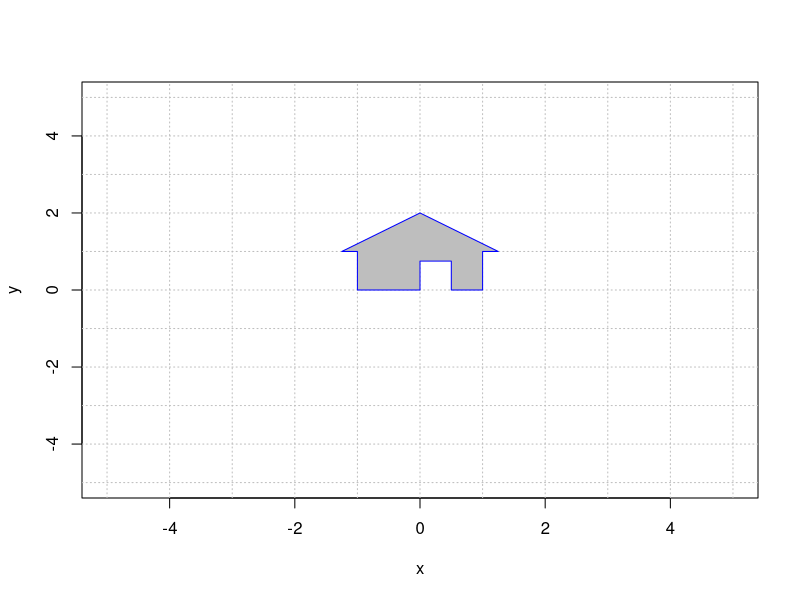
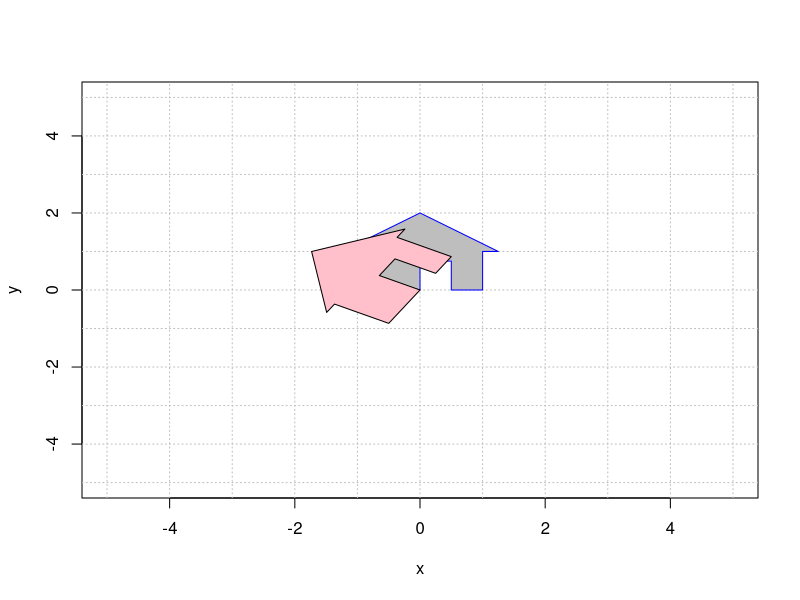
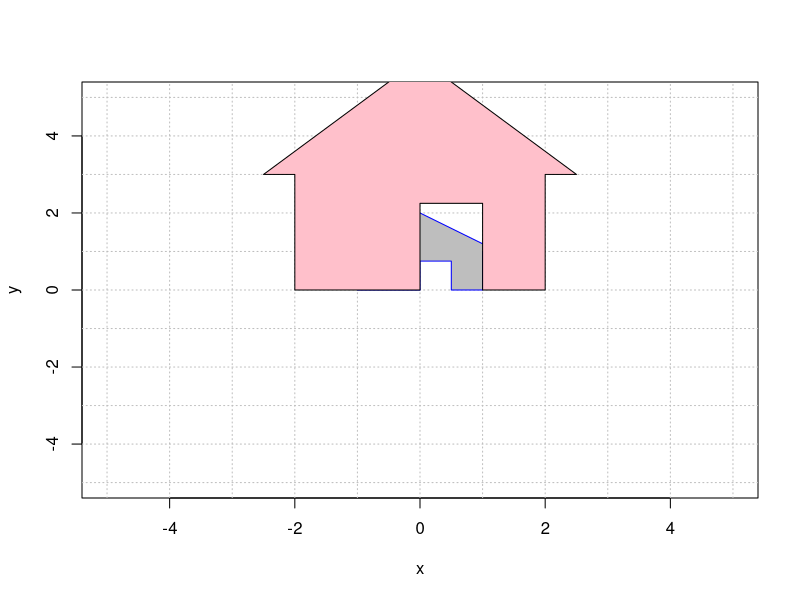
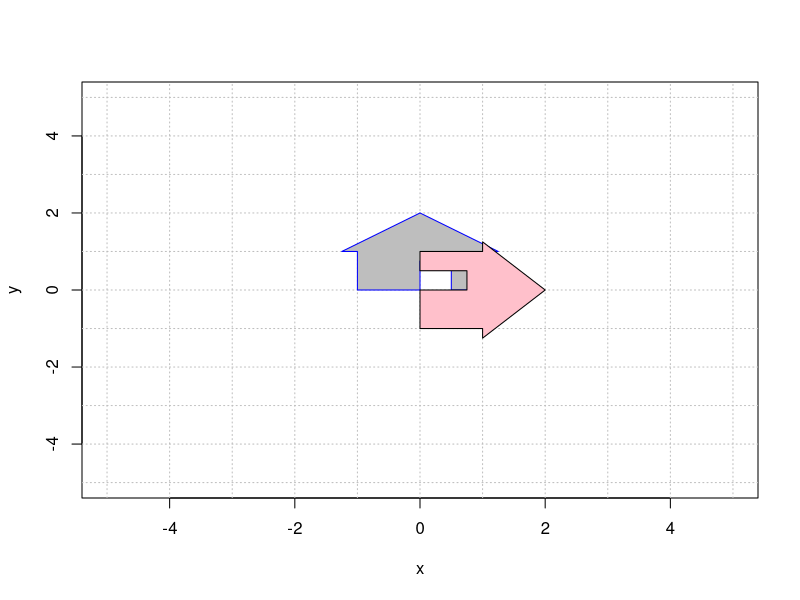
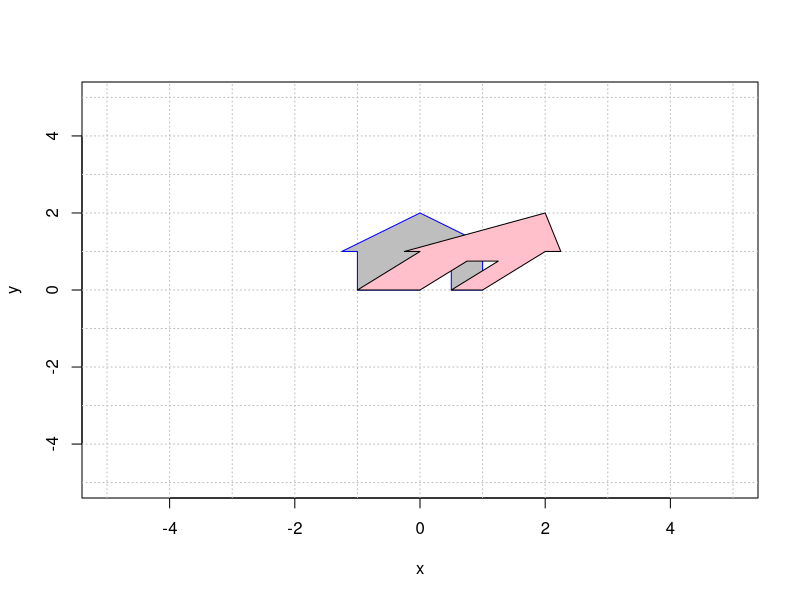
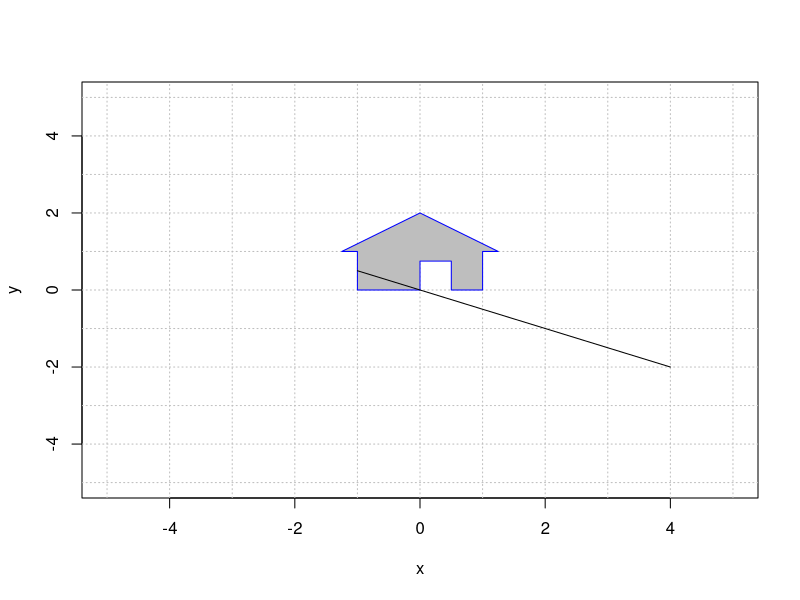
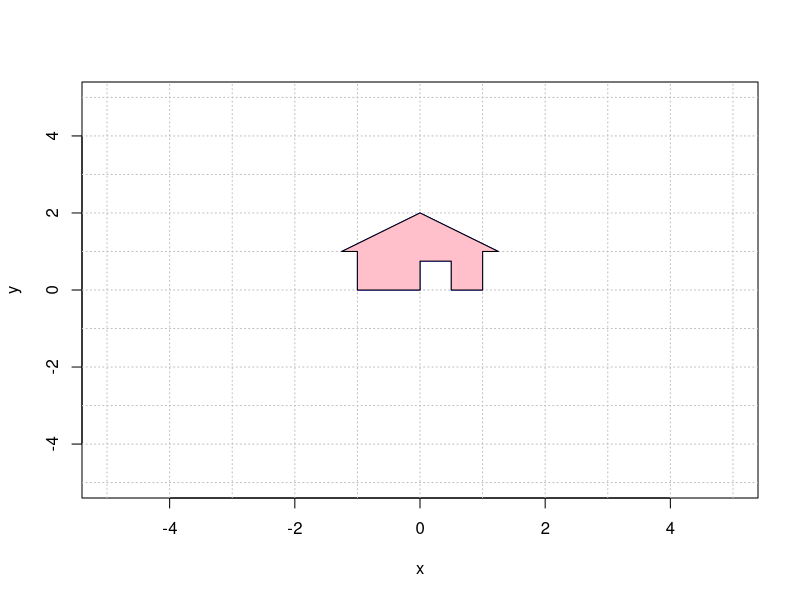

These charts were generated, in order, by the following R code:
## ---- chunk 1
house = cbind(c(0,0), c(0,3/4), c(1/2,3/4), c(1/2,0), c(1,0), c(1,1), c(5/4,1), c(0,2), c(-5/4,1), c(-1,1), c(-1,0), c(0,0));

plot(house[1,],house[2,],type="n",xlim=c(-5,5),ylim=c(-5,5),xlab="x",ylab="y")
abline(h=-6:6, v=-6:6, col="gray", lty="dotted")
polygon(house[1,], house[2,], col = "gray", border = "blue")
## ---- chunk 2
# define the matrix A. This is the only part you should need to edit.
t = pi/3
A = cbind(c(cos(t),sin(t)),c(-sin(t),cos(t)))
A # display the matrix A

#----------------- this code applies the transformation and plots
# create a plot that we will add more layers to
house2 = A %*% house
plot(house[1,],house[2,],type="n",xlim=c(-5,5),ylim=c(-5,5),xlab="x",ylab="y")
abline(h=-6:6, v=-6:6, col="gray", lty="dotted") # add  grid lines
polygon(house[1,], house[2,], col = "gray", border = "blue")
polygon(house2[1,], house2[2,], col = "pink", border = "black")
## ---- chunk 3
# define the matrix A. This is the only part you should need to edit.
A = cbind(c(2,0),c(0,3))
A # display the matrix A

#----------------- this code applies the transformation and plots
# create a plot that we will add more layers to
house2 = A %*% house
plot(house[1,],house[2,],type="n",xlim=c(-5,5),ylim=c(-5,5),xlab="x",ylab="y")
abline(h=-6:6, v=-6:6, col="gray", lty="dotted") # add  grid lines
polygon(house[1,], house[2,], col = "gray", border = "blue")
polygon(house2[1,], house2[2,], col = "pink", border = "black")
## ---- chunk 4
# define the matrix A. This is the only part you should need to edit.
A = cbind(c(0,1),c(1,0))
A # display the matrix A

#----------------- this code applies the transformation and plots
# create a plot that we will add more layers to
house2 = A %*% house
plot(house[1,],house[2,],type="n",xlim=c(-5,5),ylim=c(-5,5),xlab="x",ylab="y")
abline(h=-6:6, v=-6:6, col="gray", lty="dotted") # add  grid lines
polygon(house[1,], house[2,], col = "gray", border = "blue")
polygon(house2[1,], house2[2,], col = "pink", border = "black")
## ---- chunk 5
# define the matrix A. This is the only part you should need to edit.
A = cbind(c(1,0),c(1,1))
A # display the matrix A

#----------------- this code applies the transformation and plots
# create a plot that we will add more layers to
house2 = A %*% house
plot(house[1,],house[2,],type="n",xlim=c(-5,5),ylim=c(-5,5),xlab="x",ylab="y")
abline(h=-6:6, v=-6:6, col="gray", lty="dotted") # add  grid lines
polygon(house[1,], house[2,], col = "gray", border = "blue")
polygon(house2[1,], house2[2,], col = "pink", border = "black")
## ---- chunk 6
# define the matrix A. This is the only part you should need to edit.
A = cbind(c(-1,1/2),c(2,-1))
A # display the matrix A

#----------------- this code applies the transformation and plots
# create a plot that we will add more layers to
house2 = A %*% house
plot(house[1,],house[2,],type="n",xlim=c(-5,5),ylim=c(-5,5),xlab="x",ylab="y")
abline(h=-6:6, v=-6:6, col="gray", lty="dotted") # add  grid lines
polygon(house[1,], house[2,], col = "gray", border = "blue")
polygon(house2[1,], house2[2,], col = "pink", border = "black")
## ---- chunk 7
# define the matrix A. This is the only part you should need to edit.
A = cbind(c(1,0),c(0,1))
A # display the matrix A

#----------------- this code applies the transformation and plots
# create a plot that we will add more layers to
house2 = A %*% house
plot(house[1,],house[2,],type="n",xlim=c(-5,5),ylim=c(-5,5),xlab="x",ylab="y")
abline(h=-6:6, v=-6:6, col="gray", lty="dotted") # add  grid lines
polygon(house[1,], house[2,], col = "gray", border = "blue")
polygon(house2[1,], house2[2,], col = "pink", border = "black")
